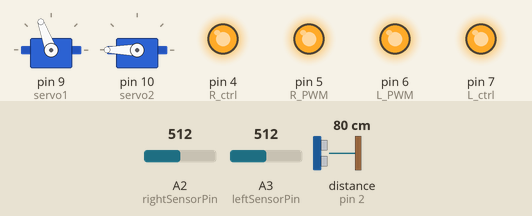
Simulated run of this sketch. Board: Arduino Uno, built with avr-gcc and run on an emulated ATmega328P. Parts: 2 × servo, output pins drawn as LEDs (lit = HIGH). Wiring (inferred from the names in the program): ultrasonic range finder: trigger pin 3; echo pin 2. The test bench sets the inputs (shaded band); at power-on: distance to the obstacle (sensor on pin 2) 80 cm, A2 (rightSensorPin) = 512, A3 (leftSensorPin) = 512. The echo pulse lasts 58.3 µs per cm; pins used as bus, display or sensor lines are not drawn.

Above: at 1.2 s.
1.3 s: distance to the obstacle (sensor on pin 2) set to 24 cm
2.8 s: distance to the obstacle (sensor on pin 2) set to 20 cm
At 2.95 s:
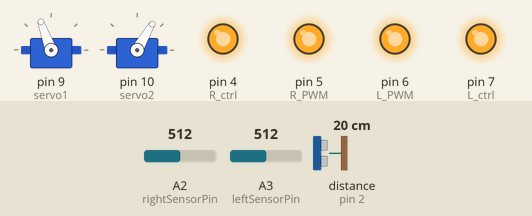
At 4.2 s:
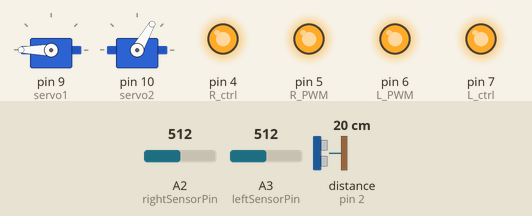
4.6 s: A2 (rightSensorPin) set to 791
6.1 s: A2 (rightSensorPin) set to 808
At 7.62 s:
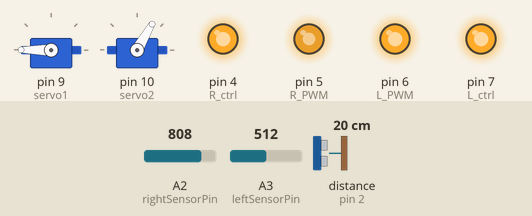
9.1 s: A3 (leftSensorPin) set to 793
12.1 s: A3 (leftSensorPin) set to 801
At 20.28 s:
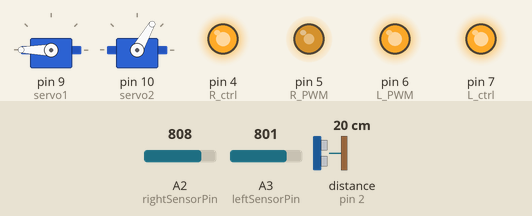
Timing chart, 0 to 29.6 s (numbered marks = the images above; inputs shaded):
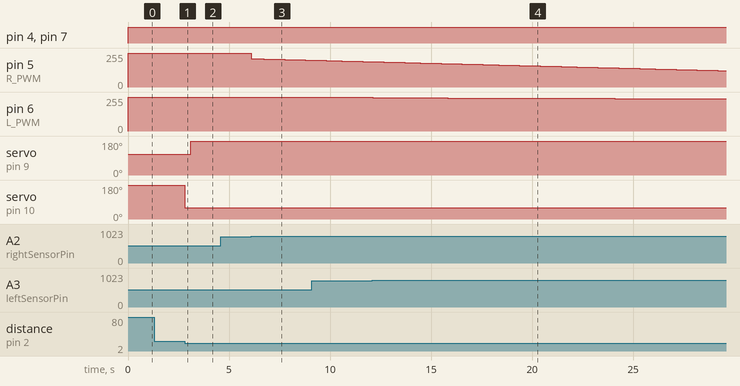

The sketch:

2test.ino
```cpp
#include <Servo.h>
#include <GyverPID.h>
Servo servo1;
Servo servo2;
int datPin=11;
bool flag= false;

const int leftSensorPin = A3;
const int rightSensorPin = A2;
const int L_PWM = 6;
const int L_ctrl = 7;
const int R_PWM = 5;
const int R_ctrl = 4;

#define PIN_TRIG 3
#define PIN_ECHO 2
  GyverPID regulator1(0, 0, 0,10);//подключаем регуляторы, ставим коэфы
  GyverPID regulator2(0, 0, 0,10);
long duration, cm;
const int black = 800;//приводим значение черной линии
void setup() {

  regulator1.setDirection(NORMAL);// ставим "направление" регулятора- NORMAL=>выход регулятора напрямую влияет на датчик
  regulator2.setDirection(NORMAL);// REVERSE=>выход регулятора влияет на датчик наоборот
  regulator1.setpoint=black;// ставим значение, к которму будет стремиться регулятор
  regulator2.setpoint=black;
  Serial.begin(9600);
  servo1.attach(9);
  servo2.attach(10);
  servo1.write(110);
  servo2.write(180);
  pinMode(datPin,INPUT);
  pinMode(PIN_TRIG, OUTPUT);
  pinMode(PIN_ECHO, INPUT);
// Настройка пинов датчиков линии как входов
 pinMode(leftSensorPin, INPUT);
 pinMode(rightSensorPin, INPUT);

// Настройка пинов моторов как выходов
 pinMode(L_PWM, OUTPUT);
 pinMode(L_ctrl, OUTPUT);
 pinMode(R_PWM, OUTPUT);
 pinMode(R_ctrl, OUTPUT);
 //настройка коэф
  regulator1.Kp = 5.2;
  regulator1.Ki += 0.5;
  regulator1.Kd = 0;
  regulator2.Kp = 5.2;
  regulator2.Ki += 0.5;
  regulator2.Kd = 0;
}
void loop() {
  digitalWrite(PIN_TRIG, LOW);
  delayMicroseconds(5);
  digitalWrite(PIN_TRIG, HIGH);
  // Выставив высокий уровень сигнала, ждем около 10 микросекунд. В этот момент датчик будет посылать сигналы с частотой 40 КГц.
  delayMicroseconds(10);
  digitalWrite(PIN_TRIG, LOW);
  //  Время задержки акустического сигнала на эхолокаторе.
  duration = pulseIn(PIN_ECHO, HIGH);
  // Теперь осталось преобразовать время в расстояние
  cm = (duration / 2) / 29.1;
  if ((cm<=20 )and(flag== false)){
    servo2.write(60);
    delay(300);
    servo1.write(180);
    flag= true;
  }
// Чтение значений с датчиков линии
 int leftSensorValue = analogRead(leftSensorPin);
 int rightSensorValue = analogRead(rightSensorPin);
 regulator1.input =leftSensorValue;//скармливаем левому регулятору значение левого датчика
 digitalWrite(L_ctrl,HIGH);
 analogWrite(L_PWM,regulator1.getResultTimer());//подаем на левый мотор скорость с левого регулятора
 regulator2.input=rightSensorValue;//скармливаем правому регулятору значение правого датчика
 digitalWrite(R_ctrl,HIGH);
 analogWrite(R_PWM,regulator2.getResultTimer());//подаем на правый мотор скорость с правого регулятора
 }
```

Measured:
- the behaviour switches between 22 and 21 cm on distance to the obstacle (sensor on pin 2) (found by bisection; images 0 and 1)
- the behaviour switches between 800 and 801 on A2 (rightSensorPin) (found by bisection; images 2 and 3)
- the behaviour switches between 800 and 801 on A3 (leftSensorPin) (found by bisection; images 3 and 4)
- after the input at 1.3 s, every drawn part: stays the same
- after the input at 2.8 s, servo on pin 9 (servo1): 110° → 180° after 0.30 s; servo on pin 10 (servo2): 180° → 60° at once
- after the input at 4.6 s, every drawn part: stays the same
- after the input at 6.1 s, pin 5 (R_PWM): moves from 255/255 to 201/255 over 2.9 s, starting at once
- after the input at 12.1 s, pin 6 (L_PWM): moves from 255/255 to 241/255 over 16.1 s, starting at once
